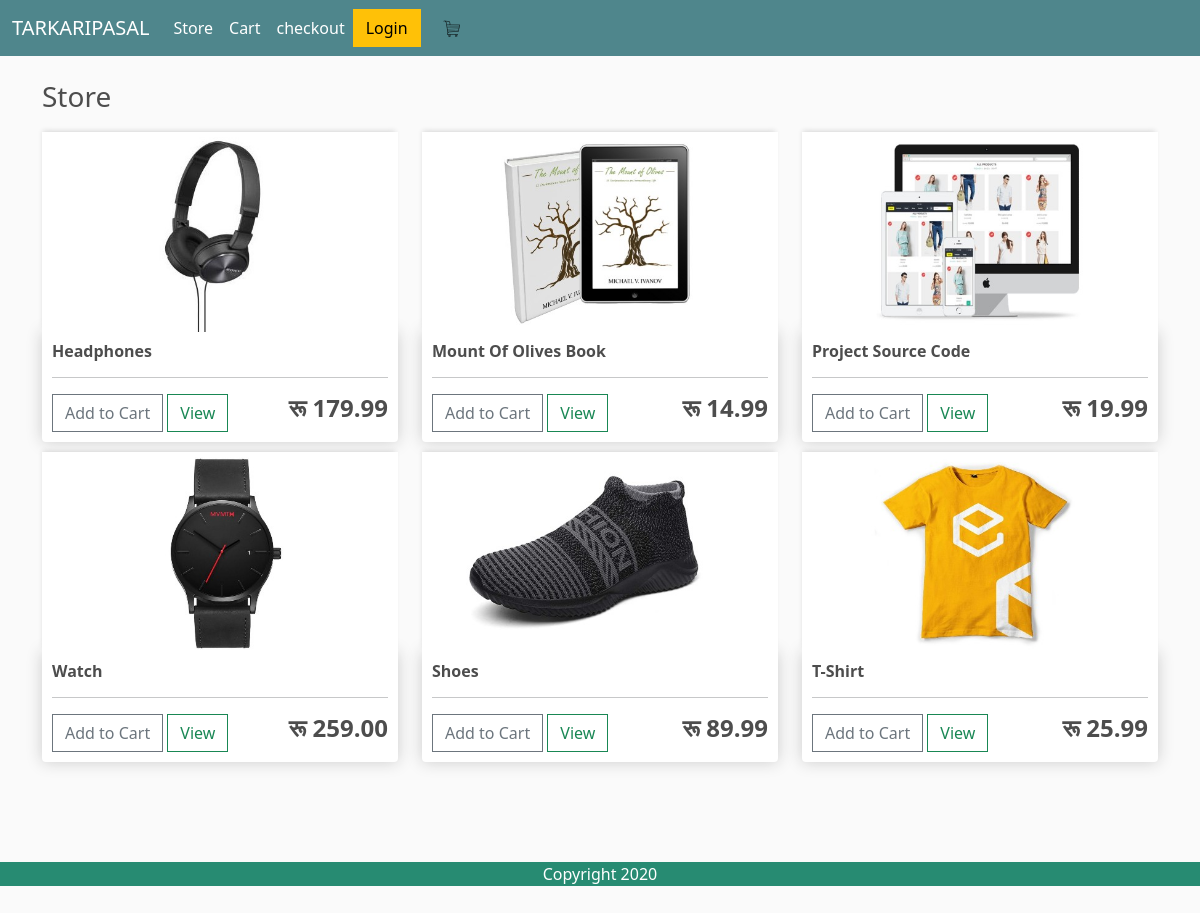
The page / on the database its author committed.
### store/models.py (models this page shows, shortened)
class Product(models.Model):
  name = models.CharField(max_length=200, null=True)
  price = models.FloatField()
  digital = models.BooleanField(default=False, null=True, blank=False)
  image = models.ImageField(null=True, blank=True)
  @property
  def imageURL(self):
    try:
      url = self.image.url
    except:
      url = ''
    return url

### store/views.py (the view)
# urls.py: path('', include('store.urls')),
def store(request):
  products = Product.objects.all()
  context = {}
  context = {'products':products}
  return render(request, 'store/store.html', context)

### store/templates/store/store.html
{% extends 'store/main.html' %}
{% load static %}
{% block content %}
<h3>Store</h3>
<div class="row">
{% for product in products %}
  <div class="col-lg-4">
    <img class="thumbnail" src="{{product.imageURL}}">
    <div class="box-element product">
      <h6><strong>{{product.name}}</strong></h6>
      <hr>
      <button class="btn btn-outline-secondary add-btn">Add to Cart</button>
      <a class="btn btn-outline-success" href="#">View</a>
      <h4 style="float: right"><strong>रू {{product.price|floatformat:2}}</strong></h4>
    </div>
 </div>
  {% endfor %}
</div>
{% endblock content %}

### static/css/main.css (style rules this page uses)
body { background-color: hsl(0, 0%, 98%); }
h1,h2,h3,h4,h5,h6 { color:hsl(0, 0%, 30%); }
.box-element { box-shadow:hsl(0, 0%, 80%) 0 0 16px; background-color: #fff; border-radius: 4px; padding: 10px; }
.thumbnail { width: 100%; height: 200px; -webkit-box-shadow: -1px -3px 5px -2px rgba(214,214,214,1); -moz-box-shadow: -1px -3px 5px -2px rgba(214,214,214,1); box-shadow: -1px -3px 5px -2px rgba(214,214,214,1); }
.product { border-radius: 0 0 4px 4px; }
.col-lg-4, .col-lg-6, .col-lg-8, .col-lg-12 { margin-top: 10px; }
.btn { border-radius: 0; }

### rows shown on the page
Product: imageURL (picture), name "Headphones", price "179.99"
Product: imageURL (picture), name "Mount Of Olives Book", price "14.99"
Product: imageURL (picture), name "Project Source Code", price "19.99"
Product: imageURL (picture), name "Watch", price "259.00"
Product: imageURL (picture), name "Shoes", price "89.99"
Product: imageURL (picture), name "T-Shirt", price "25.99"
